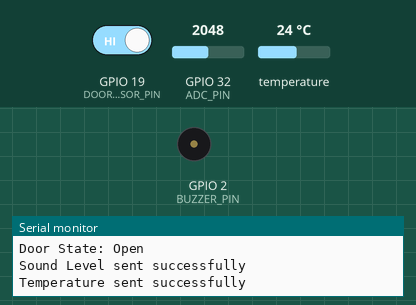
This program was run on a simulated ESP32. Shown: buzzer (waves = sounding, pin HIGH), the last lines printed to the serial monitor. The inputs (shaded band) are chosen by the test bench; at power-on: temperature 24 °C, GPIO 19 (DOOR_SENSOR_PIN) HIGH, GPIO 32 (ADC_PIN) = 2048. WiFi joins after 1.5 s; servers stay silent unless stated; the local clock reads 2024-03-15 10:24:30 at power-on unless the program sets it.

Above: at 18.4 s.
18.5 s: temperature set to 24.6 °C
At 32.4 s:
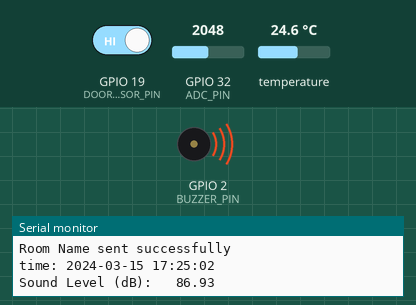
33.5 s: temperature set to 25.3 °C
At 34.2 s:
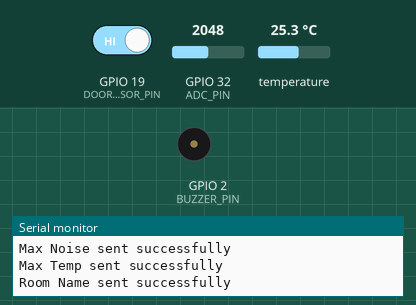
Timing chart, 0 to 36.5 s (numbered marks = the images above; inputs shaded):
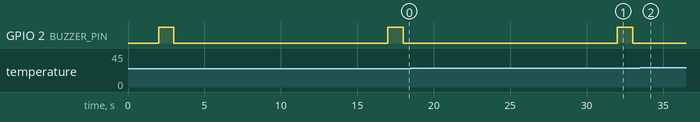

The program:

main.cpp
```cpp
#include <Arduino.h>
#include <WiFi.h>
#include <Firebase_ESP_Client.h>
#include <Wire.h>
#include <Adafruit_Sensor.h>
#include <Adafruit_BMP280.h>
#include "time.h"
#include <Adafruit_I2CDevice.h>
#include "addons/TokenHelper.h"
#include "addons/RTDBHelper.h"

// SSID dan password wifi
#define WIFI_SSID "Merkuri 511A"
#define WIFI_PASSWORD "razanrafan"

// Firebase project API Key
#define API_KEY "AIzaSyDIBZXldOBfkuccLupVWz30v1as-TVG5QI"

// Autentikasi untuk realtime database Firebase
#define USER_EMAIL "penghuni@gmail.com"
#define USER_PASSWORD "penghuni123"

// Untuk connect ke realtime database Firebase
#define DATABASE_URL "https://reksti-6bdec-default-rtdb.asia-southeast1.firebasedatabase.app/"

// Pin buzzer
#define BUZZER_PIN 2

// Pin magnetic switch
#define DOOR_SENSOR_PIN  19

// Konstan untuk pengukuran tingkat suara
#define ADC_PIN 32                    // ADC pin connected to the MAX4466 output
#define ADC_RESOLUTION 12             // ADC resolution in bits
#define ADC_REFERENCE_VOLTAGE 3.3     // ADC reference voltage in volts

// Konstan untuk konversi voltage ke dB
#define SOUND_REF_VOLTAGE 0.775       // Reference voltage for sound level calculation (volts)
#define SOUND_SENSITIVITY 77          // Sensitivity of the MAX4466 module in mV/dB

// Firebase objects
FirebaseData fbdo;
FirebaseAuth auth;
FirebaseConfig config;

// USER UID
String uid;

// Database main path (to be updated in setup with the user UID)
String databasePath;

// Path untuk tiap variabel
String kamarPath = "/rooms_name";
String tempPath = "/current_temp";
String soundPath = "/current_noise";
String timePath = "/timestamp";
String isExceedTempPath = "/isExceedTemp";
String isExceedNoisePath = "/isExceedNoise";
String isDoorOpenPath = "/isDoorOpen";
String idPath = "/id";
String maxNoisePath = "/max_noise";
String maxTempPath = "/max_temp";

// Batas toleransi
float batasTemp = 25;
float batasNoise = 110;

// Parent Node (to be updated in every loop)
String parentPath;

int doorState;
String timestamp;

const char* ntpServer = "pool.ntp.org";

// BMP280 sensor
Adafruit_BMP280 BMP; // I2C
float temperature;
float pressure;

// Timer (mengirim hasil pengukuran sensor setiap 15 detik)
unsigned long sendDataPrevMillis = 0;
unsigned long timerDelay = 15000;

// Initialize BMP280
void initBMP(){
  if (!BMP.begin(0x76)) {
    Serial.println("Could not find a valid BMP280 sensor, check wiring!");
    while (1);
  }
}

// Initialize WiFi
void initWiFi() {
  WiFi.begin(WIFI_SSID, WIFI_PASSWORD);
  Serial.print("Connecting to WiFi ..");
  while (WiFi.status() != WL_CONNECTED) {
    Serial.print('.');
    delay(1000);
  }
  Serial.println(WiFi.localIP());
  Serial.println();
}

// Function untuk dapet waktu
String getTime() {
  time_t now;
  struct tm timeinfo;

  // Get the current time
  time(&now);

  // Convert to local time structure
  localtime_r(&now, &timeinfo);

  // Add 7 hours to the current time
  timeinfo.tm_hour += 7;

  // Handle overflow of hours
  if (timeinfo.tm_hour >= 24) {
    timeinfo.tm_hour -= 24;
    timeinfo.tm_mday += 1;
  }

  // Adjust for month/year changes if needed
  mktime(&timeinfo);

  // Format the time into a string
  char buffer[80];
  strftime(buffer, 80, "%Y-%m-%d %H:%M:%S", &timeinfo);

  return String(buffer);
}

void setup() {
  Serial.begin(115200);
  pinMode(BUZZER_PIN, OUTPUT);
  pinMode(DOOR_SENSOR_PIN, INPUT_PULLUP);

  // Initialize BMP280 sensor
  initBMP();
  initWiFi();
  configTime(0, 0, ntpServer);

  // API key (required)
  config.api_key = API_KEY;

  // User sign in credentials
  auth.user.email = USER_EMAIL;
  auth.user.password = USER_PASSWORD;

  // Realtime database URL (required)
  config.database_url = DATABASE_URL;

  Firebase.reconnectWiFi(true);
  fbdo.setResponseSize(4096);

  config.token_status_callback = tokenStatusCallback; //addons/TokenHelper.h

  config.max_token_generation_retry = 5;

  Firebase.begin(&config, &auth);

  Serial.println("Getting User UID");
  while ((auth.token.uid) == "") {
    Serial.print('.');
    delay(1000);
  }
  uid = auth.token.uid.c_str();
  Serial.print("User UID: ");
  Serial.println(uid);

  // Database path
  databasePath = "rooms/rooms_1";
}

void loop() {
  // Mengirim hasil pengukuran oleh sensor
  if (Firebase.ready() && (millis() - sendDataPrevMillis > timerDelay || sendDataPrevMillis == 0)) {
    sendDataPrevMillis = millis();

    // Waktu saat ini
    timestamp = getTime();
    Serial.print("time: ");
    Serial.println(timestamp);

    parentPath = databasePath + "/";

    // Baca nilai analog dari mic
    int adcValue = analogRead(ADC_PIN);
    // Konvert nilai analog ke voltage
    float voltage = (adcValue * (3.3 / 4095.0)) + 0.01;

    float soundLevel = 0;
    char formattedSoundLevel[10];

    if (voltage < 0) {
      Serial.println("Voltage too low to calculate sound level.");
    } else {
      // Konversi ke desibel
      soundLevel = 30 * log10(voltage / SOUND_REF_VOLTAGE) + SOUND_SENSITIVITY;
      dtostrf(soundLevel, 7, 2, formattedSoundLevel);
      // Print ke serial monitor
      Serial.print("Sound Level (dB): ");
      Serial.println(formattedSoundLevel);
    }

    float temperature = BMP.readTemperature();
    bool isExceedTemp = temperature < batasTemp;
    bool isExceedNoise = soundLevel > batasNoise;

    doorState = digitalRead(DOOR_SENSOR_PIN); // read state
    bool isDoorOpen = (doorState == HIGH);

    digitalWrite(BUZZER_PIN, LOW);
    if (isExceedTemp || isExceedNoise) {
      digitalWrite(BUZZER_PIN, HIGH);
      delay(1000);
      digitalWrite(BUZZER_PIN, LOW);
    }

    // Debugging info before sending data
    Serial.println("Sending data to Firebase...");
    Serial.print("Temperature: ");
    Serial.println(temperature);
    Serial.print("Sound Level: ");
    Serial.println(formattedSoundLevel);
    Serial.print("Door State: ");
    Serial.println(isDoorOpen ? "Open" : "Closed");

    // Send data to Firebase
    float floatedSoundLevel = atof(formattedSoundLevel);
    if (Firebase.RTDB.setFloat(&fbdo, parentPath + soundPath, floatedSoundLevel)) {
      Serial.println("Sound Level sent successfully");
    } else {
      Serial.print("Failed to send Sound Level: ");
      Serial.println(fbdo.errorReason());
    }

    if (Firebase.RTDB.setFloat(&fbdo, parentPath + tempPath, temperature)) {
      Serial.println("Temperature sent successfully");
    } else {
      Serial.print("Failed to send Temperature: ");
      Serial.println(fbdo.errorReason());
    }

    if (Firebase.RTDB.setString(&fbdo, parentPath + idPath, "rooms_1")) {
      Serial.println("ID sent successfully");
    } else {
      Serial.print("Failed to send ID: ");
      Serial.println(fbdo.errorReason());
    }

    if (Firebase.RTDB.setBool(&fbdo, parentPath + isDoorOpenPath, isDoorOpen)) {
      Serial.println("Door State sent successfully");
    } else {
      Serial.print("Failed to send Door State: ");
      Serial.println(fbdo.errorReason());
    }

    if (Firebase.RTDB.setInt(&fbdo, parentPath + maxNoisePath, 130)) {
      Serial.println("Max Noise sent successfully");
    } else {
      Serial.print("Failed to send Max Noise: ");
      Serial.println(fbdo.errorReason());
    }

    if (Firebase.RTDB.setInt(&fbdo, parentPath + maxTempPath, 23)) {
      Serial.println("Max Temp sent successfully");
    } else {
      Serial.print("Failed to send Max Temp: ");
      Serial.println(fbdo.errorReason());
    }

    if (Firebase.RTDB.setString(&fbdo, parentPath + kamarPath, "Kamar 1")) {
      Serial.println("Room Name sent successfully");
    } else {
      Serial.print("Failed to send Room Name: ");
      Serial.println(fbdo.errorReason());
    }

    // Uncomment if you want to send the timestamp
    /*
    if (Firebase.RTDB.setString(&fbdo, parentPath + timePath, timestamp)) {
      Serial.println("Timestamp sent successfully");
    } else {
      Serial.print("Failed to send Timestamp: ");
      Serial.println(fbdo.errorReason());
    }
    */
  }
}
```

Measured:
- the behaviour switches between 24.9 and 25 °C on temperature (found by bisection; images 1 and 2)
- after the input at 33.5 s, GPIO 2 (BUZZER_PIN): stays LOW (without the input it goes to HIGH after 13.5 s)
- by itself, GPIO 2 (BUZZER_PIN): alternates HIGH for 1.0 s and LOW for 14.0 s
